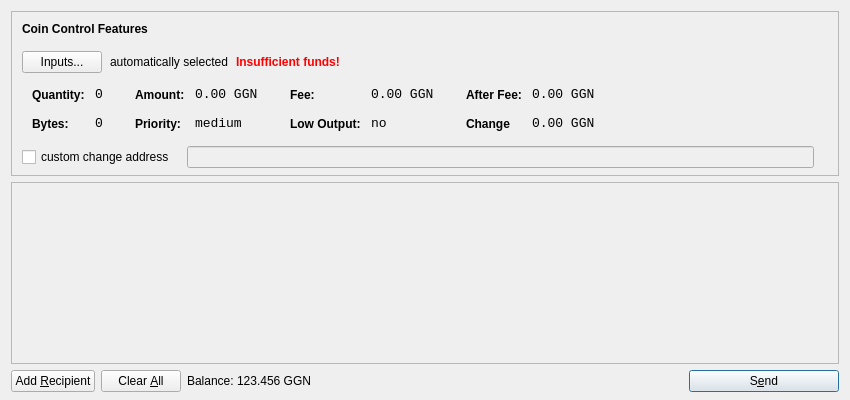
<?xml version="1.0" encoding="UTF-8"?>
<ui version="4.0">
 <class>SendCoinsDialog</class>
 <widget class="QDialog" name="SendCoinsDialog">
  <property name="geometry">
   <rect>
    <x>0</x>
    <y>0</y>
    <width>850</width>
    <height>400</height>
   </rect>
  </property>
  <property name="windowTitle">
   <string>Send Coins</string>
  </property>
  <layout class="QVBoxLayout" name="verticalLayout" stretch="0,1,0">
   <property name="bottomMargin">
    <number>8</number>
   </property>
   <item>
    <widget class="QFrame" name="frameCoinControl">
     <property name="sizePolicy">
      <sizepolicy hsizetype="Expanding" vsizetype="Expanding">
       <horstretch>0</horstretch>
       <verstretch>0</verstretch>
      </sizepolicy>
     </property>
     <property name="maximumSize">
      <size>
       <width>16777215</width>
       <height>16777215</height>
      </size>
     </property>
     <property name="frameShape">
      <enum>QFrame::StyledPanel</enum>
     </property>
     <property name="frameShadow">
      <enum>QFrame::Sunken</enum>
     </property>
     <layout class="QVBoxLayout" name="verticalLayoutCoinControl2">
      <property name="spacing">
       <number>-1</number>
      </property>
      <property name="leftMargin">
       <number>0</number>
      </property>
      <property name="topMargin">
       <number>0</number>
      </property>
      <property name="rightMargin">
       <number>0</number>
      </property>
      <property name="bottomMargin">
       <number>6</number>
      </property>
      <item>
       <layout class="QVBoxLayout" name="verticalLayoutCoinControl" stretch="0,0,0,0,1">
        <property name="spacing">
         <number>0</number>
        </property>
        <property name="leftMargin">
         <number>10</number>
        </property>
        <property name="topMargin">
         <number>10</number>
        </property>
        <item>
         <layout class="QHBoxLayout" name="horizontalLayoutCoinControl1">
          <property name="bottomMargin">
           <number>15</number>
          </property>
          <item>
           <widget class="QLabel" name="labelCoinControlFeatures">
            <property name="sizePolicy">
             <sizepolicy hsizetype="Preferred" vsizetype="Maximum">
              <horstretch>0</horstretch>
              <verstretch>0</verstretch>
             </sizepolicy>
            </property>
            <property name="font">
             <font>
              <weight>75</weight>
              <bold>true</bold>
             </font>
            </property>
            <property name="styleSheet">
             <string notr="true">font-weight:bold;</string>
            </property>
            <property name="text">
             <string>Coin Control Features</string>
            </property>
           </widget>
          </item>
         </layout>
        </item>
        <item>
         <layout class="QHBoxLayout" name="horizontalLayoutCoinControl2" stretch="0,0,0,0">
          <property name="spacing">
           <number>8</number>
          </property>
          <property name="bottomMargin">
           <number>10</number>
          </property>
          <item>
           <widget class="QPushButton" name="pushButtonCoinControl">
            <property name="styleSheet">
             <string notr="true"/>
            </property>
            <property name="text">
             <string>Inputs...</string>
            </property>
           </widget>
          </item>
          <item>
           <widget class="QLabel" name="labelCoinControlAutomaticallySelected">
            <property name="text">
             <string>automatically selected</string>
            </property>
            <property name="margin">
             <number>5</number>
            </property>
           </widget>
          </item>
          <item>
           <widget class="QLabel" name="labelCoinControlInsuffFunds">
            <property name="font">
             <font>
              <weight>75</weight>
              <bold>true</bold>
             </font>
            </property>
            <property name="styleSheet">
             <string notr="true">color:red;font-weight:bold;</string>
            </property>
            <property name="text">
             <string>Insufficient funds!</string>
            </property>
            <property name="margin">
             <number>5</number>
            </property>
           </widget>
          </item>
          <item>
           <spacer name="horizontalSpacerCoinControl">
            <property name="orientation">
             <enum>Qt::Horizontal</enum>
            </property>
            <property name="sizeHint" stdset="0">
             <size>
              <width>40</width>
              <height>1</height>
             </size>
            </property>
           </spacer>
          </item>
         </layout>
        </item>
        <item>
         <widget class="QWidget" name="widgetCoinControl" native="true">
          <property name="sizePolicy">
           <sizepolicy hsizetype="Preferred" vsizetype="Preferred">
            <horstretch>0</horstretch>
            <verstretch>0</verstretch>
           </sizepolicy>
          </property>
          <property name="minimumSize">
           <size>
            <width>0</width>
            <height>0</height>
           </size>
          </property>
          <property name="styleSheet">
           <string notr="true"/>
          </property>
          <layout class="QHBoxLayout" name="horizontalLayoutCoinControl5">
           <property name="margin">
            <number>0</number>
           </property>
           <item>
            <layout class="QHBoxLayout" name="horizontalLayoutCoinControl3" stretch="0,0,0,1">
             <property name="spacing">
              <number>20</number>
             </property>
             <property name="topMargin">
              <number>0</number>
             </property>
             <property name="bottomMargin">
              <number>10</number>
             </property>
             <item>
              <layout class="QFormLayout" name="formLayoutCoinControl1">
               <property name="horizontalSpacing">
                <number>10</number>
               </property>
               <property name="verticalSpacing">
                <number>14</number>
               </property>
               <property name="leftMargin">
                <number>10</number>
               </property>
               <property name="topMargin">
                <number>4</number>
               </property>
               <property name="rightMargin">
                <number>6</number>
               </property>
               <item row="0" column="0">
                <widget class="QLabel" name="labelCoinControlQuantityText">
                 <property name="styleSheet">
                  <string notr="true">font-weight:bold;</string>
                 </property>
                 <property name="text">
                  <string>Quantity:</string>
                 </property>
                 <property name="margin">
                  <number>0</number>
                 </property>
                </widget>
               </item>
               <item row="0" column="1">
                <widget class="QLabel" name="labelCoinControlQuantity">
                 <property name="font">
                  <font>
                   <family>Monospace</family>
                   <pointsize>10</pointsize>
                  </font>
                 </property>
                 <property name="cursor">
                  <cursorShape>IBeamCursor</cursorShape>
                 </property>
                 <property name="contextMenuPolicy">
                  <enum>Qt::ActionsContextMenu</enum>
                 </property>
                 <property name="text">
                  <string>0</string>
                 </property>
                 <property name="margin">
                  <number>0</number>
                 </property>
                 <property name="textInteractionFlags">
                  <set>Qt::LinksAccessibleByMouse|Qt::TextSelectableByKeyboard|Qt::TextSelectableByMouse</set>
                 </property>
                </widget>
               </item>
               <item row="1" column="0">
                <widget class="QLabel" name="labelCoinControlBytesText">
                 <property name="styleSheet">
                  <string notr="true">font-weight:bold;</string>
                 </property>
                 <property name="text">
                  <string>Bytes:</string>
                 </property>
                </widget>
               </item>
               <item row="1" column="1">
                <widget class="QLabel" name="labelCoinControlBytes">
                 <property name="font">
                  <font>
                   <family>Monospace</family>
                   <pointsize>10</pointsize>
                  </font>
                 </property>
                 <property name="cursor">
                  <cursorShape>IBeamCursor</cursorShape>
                 </property>
                 <property name="contextMenuPolicy">
                  <enum>Qt::ActionsContextMenu</enum>
                 </property>
                 <property name="text">
                  <string>0</string>
                 </property>
                 <property name="textInteractionFlags">
                  <set>Qt::LinksAccessibleByMouse|Qt::TextSelectableByKeyboard|Qt::TextSelectableByMouse</set>
                 </property>
                </widget>
               </item>
              </layout>
             </item>
             <item>
              <layout class="QFormLayout" name="formLayoutCoinControl2">
               <property name="horizontalSpacing">
                <number>10</number>
               </property>
               <property name="verticalSpacing">
                <number>14</number>
               </property>
               <property name="leftMargin">
                <number>6</number>
               </property>
               <property name="topMargin">
                <number>4</number>
               </property>
               <property name="rightMargin">
                <number>6</number>
               </property>
               <item row="0" column="0">
                <widget class="QLabel" name="labelCoinControlAmountText">
                 <property name="styleSheet">
                  <string notr="true">font-weight:bold;</string>
                 </property>
                 <property name="text">
                  <string>Amount:</string>
                 </property>
                 <property name="margin">
                  <number>0</number>
                 </property>
                </widget>
               </item>
               <item row="0" column="1">
                <widget class="QLabel" name="labelCoinControlAmount">
                 <property name="font">
                  <font>
                   <family>Monospace</family>
                   <pointsize>10</pointsize>
                  </font>
                 </property>
                 <property name="cursor">
                  <cursorShape>IBeamCursor</cursorShape>
                 </property>
                 <property name="contextMenuPolicy">
                  <enum>Qt::ActionsContextMenu</enum>
                 </property>
                 <property name="text">
                  <string>0.00 GGN</string>
                 </property>
                 <property name="textInteractionFlags">
                  <set>Qt::LinksAccessibleByMouse|Qt::TextSelectableByKeyboard|Qt::TextSelectableByMouse</set>
                 </property>
                </widget>
               </item>
               <item row="1" column="0">
                <widget class="QLabel" name="labelCoinControlPriorityText">
                 <property name="styleSheet">
                  <string notr="true">font-weight:bold;</string>
                 </property>
                 <property name="text">
                  <string>Priority:</string>
                 </property>
                </widget>
               </item>
               <item row="1" column="1">
                <widget class="QLabel" name="labelCoinControlPriority">
                 <property name="font">
                  <font>
                   <family>Monospace</family>
                   <pointsize>10</pointsize>
                  </font>
                 </property>
                 <property name="cursor">
                  <cursorShape>IBeamCursor</cursorShape>
                 </property>
                 <property name="contextMenuPolicy">
                  <enum>Qt::ActionsContextMenu</enum>
                 </property>
                 <property name="text">
                  <string>medium</string>
                 </property>
                 <property name="textInteractionFlags">
                  <set>Qt::LinksAccessibleByMouse|Qt::TextSelectableByKeyboard|Qt::TextSelectableByMouse</set>
                 </property>
                </widget>
               </item>
              </layout>
             </item>
             <item>
              <layout class="QFormLayout" name="formLayoutCoinControl3">
               <property name="horizontalSpacing">
                <number>10</number>
               </property>
               <property name="verticalSpacing">
                <number>14</number>
               </property>
               <property name="leftMargin">
                <number>6</number>
               </property>
               <property name="topMargin">
                <number>4</number>
               </property>
               <property name="rightMargin">
                <number>6</number>
               </property>
               <item row="0" column="0">
                <widget class="QLabel" name="labelCoinControlFeeText">
                 <property name="styleSheet">
                  <string notr="true">font-weight:bold;</string>
                 </property>
                 <property name="text">
                  <string>Fee:</string>
                 </property>
                 <property name="margin">
                  <number>0</number>
                 </property>
                </widget>
               </item>
               <item row="0" column="1">
                <widget class="QLabel" name="labelCoinControlFee">
                 <property name="font">
                  <font>
                   <family>Monospace</family>
                   <pointsize>10</pointsize>
                  </font>
                 </property>
                 <property name="cursor">
                  <cursorShape>IBeamCursor</cursorShape>
                 </property>
                 <property name="contextMenuPolicy">
                  <enum>Qt::ActionsContextMenu</enum>
                 </property>
                 <property name="text">
                  <string>0.00 GGN</string>
                 </property>
                 <property name="textInteractionFlags">
                  <set>Qt::LinksAccessibleByMouse|Qt::TextSelectableByKeyboard|Qt::TextSelectableByMouse</set>
                 </property>
                </widget>
               </item>
               <item row="1" column="0">
                <widget class="QLabel" name="labelCoinControlLowOutputText">
                 <property name="styleSheet">
                  <string notr="true">font-weight:bold;</string>
                 </property>
                 <property name="text">
                  <string>Low Output:</string>
                 </property>
                </widget>
               </item>
               <item row="1" column="1">
                <widget class="QLabel" name="labelCoinControlLowOutput">
                 <property name="font">
                  <font>
                   <family>Monospace</family>
                   <pointsize>10</pointsize>
                  </font>
                 </property>
                 <property name="cursor">
                  <cursorShape>IBeamCursor</cursorShape>
                 </property>
                 <property name="contextMenuPolicy">
                  <enum>Qt::ActionsContextMenu</enum>
                 </property>
                 <property name="text">
                  <string>no</string>
                 </property>
                 <property name="textInteractionFlags">
                  <set>Qt::LinksAccessibleByMouse|Qt::TextSelectableByKeyboard|Qt::TextSelectableByMouse</set>
                 </property>
                </widget>
               </item>
              </layout>
             </item>
             <item>
              <layout class="QFormLayout" name="formLayoutCoinControl4">
               <property name="horizontalSpacing">
                <number>10</number>
               </property>
               <property name="verticalSpacing">
                <number>14</number>
               </property>
               <property name="leftMargin">
                <number>6</number>
               </property>
               <property name="topMargin">
                <number>4</number>
               </property>
               <property name="rightMargin">
                <number>6</number>
               </property>
               <item row="0" column="0">
                <widget class="QLabel" name="labelCoinControlAfterFeeText">
                 <property name="styleSheet">
                  <string notr="true">font-weight:bold;</string>
                 </property>
                 <property name="text">
                  <string>After Fee:</string>
                 </property>
                 <property name="margin">
                  <number>0</number>
                 </property>
                </widget>
               </item>
               <item row="0" column="1">
                <widget class="QLabel" name="labelCoinControlAfterFee">
                 <property name="font">
                  <font>
                   <family>Monospace</family>
                   <pointsize>10</pointsize>
                  </font>
                 </property>
                 <property name="cursor">
                  <cursorShape>IBeamCursor</cursorShape>
                 </property>
                 <property name="contextMenuPolicy">
                  <enum>Qt::ActionsContextMenu</enum>
                 </property>
                 <property name="text">
                  <string>0.00 GGN</string>
                 </property>
                 <property name="textInteractionFlags">
                  <set>Qt::LinksAccessibleByMouse|Qt::TextSelectableByKeyboard|Qt::TextSelectableByMouse</set>
                 </property>
                </widget>
               </item>
               <item row="1" column="0">
                <widget class="QLabel" name="labelCoinControlChangeText">
                 <property name="styleSheet">
                  <string notr="true">font-weight:bold;</string>
                 </property>
                 <property name="text">
                  <string>Change</string>
                 </property>
                </widget>
               </item>
               <item row="1" column="1">
                <widget class="QLabel" name="labelCoinControlChange">
                 <property name="font">
                  <font>
                   <family>Monospace</family>
                   <pointsize>10</pointsize>
                  </font>
                 </property>
                 <property name="cursor">
                  <cursorShape>IBeamCursor</cursorShape>
                 </property>
                 <property name="contextMenuPolicy">
                  <enum>Qt::ActionsContextMenu</enum>
                 </property>
                 <property name="text">
                  <string>0.00 GGN</string>
                 </property>
                 <property name="textInteractionFlags">
                  <set>Qt::LinksAccessibleByMouse|Qt::TextSelectableByKeyboard|Qt::TextSelectableByMouse</set>
                 </property>
                </widget>
               </item>
              </layout>
             </item>
            </layout>
           </item>
          </layout>
         </widget>
        </item>
        <item>
         <layout class="QHBoxLayout" name="horizontalLayoutCoinControl4" stretch="0,0,0">
          <property name="spacing">
           <number>12</number>
          </property>
          <property name="sizeConstraint">
           <enum>QLayout::SetDefaultConstraint</enum>
          </property>
          <property name="topMargin">
           <number>5</number>
          </property>
          <property name="rightMargin">
           <number>5</number>
          </property>
          <item>
           <widget class="QCheckBox" name="checkBoxCoinControlChange">
            <property name="text">
             <string>custom change address</string>
            </property>
           </widget>
          </item>
          <item>
           <widget class="QLineEdit" name="lineEditCoinControlChange">
            <property name="enabled">
             <bool>false</bool>
            </property>
            <property name="sizePolicy">
             <sizepolicy hsizetype="Expanding" vsizetype="Fixed">
              <horstretch>0</horstretch>
              <verstretch>0</verstretch>
             </sizepolicy>
            </property>
           </widget>
          </item>
          <item>
           <widget class="QLabel" name="labelCoinControlChangeLabel">
            <property name="sizePolicy">
             <sizepolicy hsizetype="Preferred" vsizetype="Expanding">
              <horstretch>0</horstretch>
              <verstretch>0</verstretch>
             </sizepolicy>
            </property>
            <property name="minimumSize">
             <size>
              <width>0</width>
              <height>0</height>
             </size>
            </property>
            <property name="text">
             <string/>
            </property>
            <property name="margin">
             <number>3</number>
            </property>
           </widget>
          </item>
         </layout>
        </item>
        <item>
         <spacer name="verticalSpacerCoinControl">
          <property name="orientation">
           <enum>Qt::Vertical</enum>
          </property>
          <property name="sizeHint" stdset="0">
           <size>
            <width>800</width>
            <height>1</height>
           </size>
          </property>
         </spacer>
        </item>
       </layout>
      </item>
     </layout>
    </widget>
   </item>
   <item>
    <widget class="QScrollArea" name="scrollArea">
     <property name="widgetResizable">
      <bool>true</bool>
     </property>
     <widget class="QWidget" name="scrollAreaWidgetContents">
      <property name="geometry">
       <rect>
        <x>0</x>
        <y>0</y>
        <width>830</width>
        <height>165</height>
       </rect>
      </property>
      <layout class="QVBoxLayout" name="verticalLayout_2">
       <property name="margin">
        <number>0</number>
       </property>
       <item>
        <layout class="QVBoxLayout" name="entries">
         <property name="spacing">
          <number>6</number>
         </property>
        </layout>
       </item>
       <item>
        <spacer name="verticalSpacer">
         <property name="orientation">
          <enum>Qt::Vertical</enum>
         </property>
         <property name="sizeHint" stdset="0">
          <size>
           <width>20</width>
           <height>40</height>
          </size>
         </property>
        </spacer>
       </item>
      </layout>
     </widget>
    </widget>
   </item>
   <item>
    <layout class="QHBoxLayout" name="horizontalLayout">
     <item>
      <widget class="QPushButton" name="addButton">
       <property name="toolTip">
        <string>Send to multiple recipients at once</string>
       </property>
       <property name="text">
        <string>Add &amp;Recipient</string>
       </property>
       <property name="icon">
        <iconset resource="../bitcoin.qrc">
         <normaloff>:/icons/add</normaloff>:/icons/add</iconset>
       </property>
       <property name="autoDefault">
        <bool>false</bool>
       </property>
      </widget>
     </item>
     <item>
      <widget class="QPushButton" name="clearButton">
       <property name="sizePolicy">
        <sizepolicy hsizetype="Minimum" vsizetype="Fixed">
         <horstretch>0</horstretch>
         <verstretch>0</verstretch>
        </sizepolicy>
       </property>
       <property name="toolTip">
        <string>Remove all transaction fields</string>
       </property>
       <property name="text">
        <string>Clear &amp;All</string>
       </property>
       <property name="icon">
        <iconset resource="../bitcoin.qrc">
         <normaloff>:/icons/remove</normaloff>:/icons/remove</iconset>
       </property>
       <property name="autoRepeatDelay">
        <number>300</number>
       </property>
       <property name="autoDefault">
        <bool>false</bool>
       </property>
      </widget>
     </item>
     <item>
      <layout class="QHBoxLayout" name="horizontalLayout_2">
       <property name="spacing">
        <number>3</number>
       </property>
       <item>
        <widget class="QLabel" name="label">
         <property name="sizePolicy">
          <sizepolicy hsizetype="Preferred" vsizetype="Fixed">
           <horstretch>0</horstretch>
           <verstretch>0</verstretch>
          </sizepolicy>
         </property>
         <property name="text">
          <string>Balance:</string>
         </property>
        </widget>
       </item>
       <item>
        <widget class="QLabel" name="labelBalance">
         <property name="sizePolicy">
          <sizepolicy hsizetype="Preferred" vsizetype="Fixed">
           <horstretch>0</horstretch>
           <verstretch>0</verstretch>
          </sizepolicy>
         </property>
         <property name="cursor">
          <cursorShape>IBeamCursor</cursorShape>
         </property>
         <property name="text">
          <string>123.456 GGN</string>
         </property>
         <property name="textInteractionFlags">
          <set>Qt::LinksAccessibleByMouse|Qt::TextSelectableByKeyboard|Qt::TextSelectableByMouse</set>
         </property>
        </widget>
       </item>
      </layout>
     </item>
     <item>
      <spacer name="horizontalSpacer">
       <property name="orientation">
        <enum>Qt::Horizontal</enum>
       </property>
       <property name="sizeHint" stdset="0">
        <size>
         <width>40</width>
         <height>20</height>
        </size>
       </property>
      </spacer>
     </item>
     <item>
      <widget class="QPushButton" name="sendButton">
       <property name="minimumSize">
        <size>
         <width>150</width>
         <height>0</height>
        </size>
       </property>
       <property name="toolTip">
        <string>Confirm the send action</string>
       </property>
       <property name="text">
        <string>S&amp;end</string>
       </property>
       <property name="icon">
        <iconset resource="../bitcoin.qrc">
         <normaloff>:/icons/send</normaloff>:/icons/send</iconset>
       </property>
       <property name="default">
        <bool>true</bool>
       </property>
      </widget>
     </item>
    </layout>
   </item>
  </layout>
 </widget>
 <resources>
  <include location="../bitcoin.qrc"/>
 </resources>
 <connections/>
</ui>
